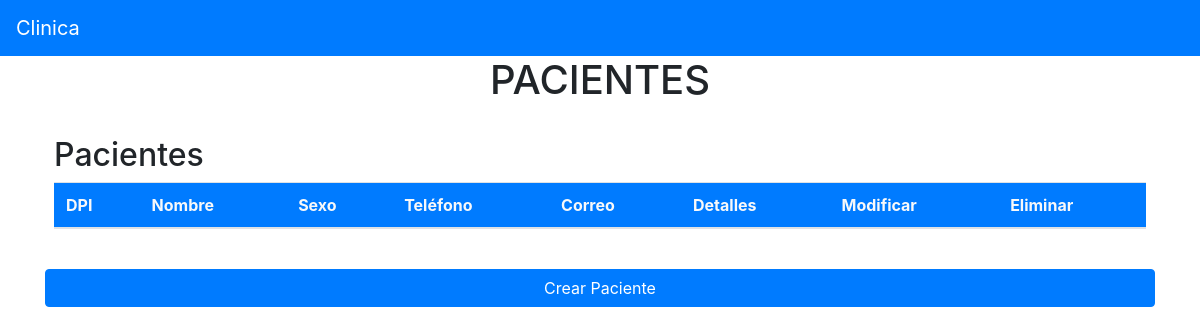
Page /index.php/paciente on the earlier database version.
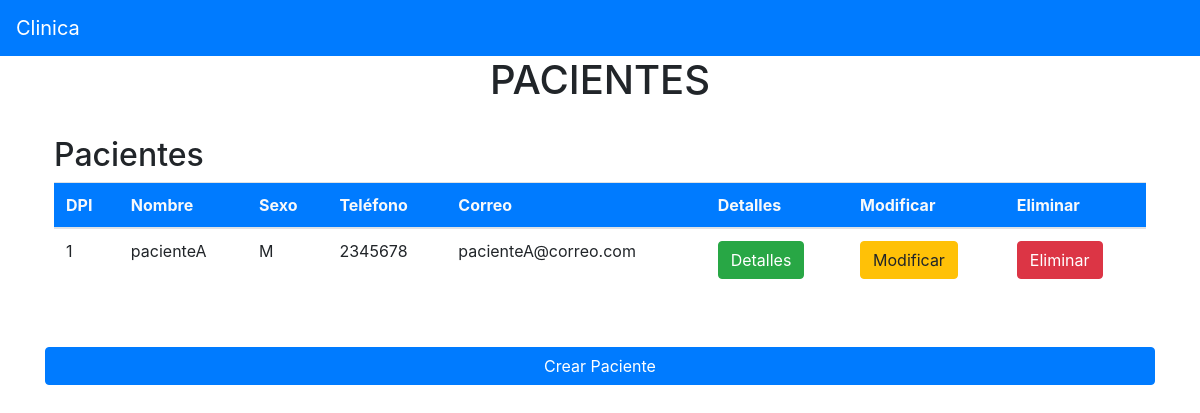
Same page on the later database version.
### tables this page shows
CREATE TABLE IF NOT EXISTS paciente(
	codigoPaciente INT NOT NULL AUTO_INCREMENT,
    dpi INT NOT NULL, 
    nombre VARCHAR(250) NOT NULL,
    sexo VARCHAR(1) NOT NULL,
    telefono INT,
    correo VARCHAR(100),
    estado INT NOT NULL,
    CONSTRAINT pk_paciente PRIMARY KEY(codigoPaciente),
    CONSTRAINT uk_dpi UNIQUE(dpi)
);

### application/controllers/Paciente.php (called while the page is built, shortened)
<?php
class Paciente extends CI_Controller {
    public function __construct(){
        $this->load->model('paciente_model');
        $this->load->helper('url_helper');
    }
    public function index(){
        $data['pacientes'] = $this->paciente_model->obtenerPacientes();
        $this->load->view('templates/header', $data);
        $this->load->view('paciente_view', $data);
        $this->load->view('templates/footer', $data);
    }
}

### index.php (called while the page is built, shortened)
<?php
require_once BASEPATH.'core/CodeIgniter.php';

### application/models/Paciente_model.php (called while the page is built, shortened)
<?php
class Paciente_model extends CI_Model {
    public function obtenerPacientes(){
        $query = $this->db->query('SELECT * FROM paciente WHERE estado = 0');
        return $query->result_array();
    }
}

### application/views/paciente_view.php (the view)
<div class="container">
    <h1 class="text-center">PACIENTES</h1>
    <div class="row p-4">
        <h2 class="text">Pacientes</h1>
        <div class="table-responsive">
            <table class="table">
                <thead>
                    <tr class="bg-primary">
                        <th class="text-light" scope="col">DPI</th>
                        <th class="text-light" scope="col">Nombre</th>
                        <th class="text-light" scope="col">Sexo</th>
                        <th class="text-light" scope="col">Teléfono</th>
                        <th class="text-light" scope="col">Correo</th>
                        <th class="text-light" scope="col">Detalles</th>
                        <th class="text-light" scope="col">Modificar</th>
                        <th class="text-light" scope="col">Eliminar</th>
                    </tr>
                </thead>
                <tbody>
                    <?php foreach ( $pacientes as $paciente ): ?>
                    <tr>
                        <?php echo  '<td>'.$paciente['dpi'].'</td>'?>
                        <?php echo  '<td>'.$paciente['nombre'].'</td>'?>
                        <?php echo  '<td>'.$paciente['sexo'].'</td>'?>
                        <?php echo  '<td>'.$paciente['telefono'].'</td>'?>
                        <?php echo  '<td>'.$paciente['correo'].'</td>'?>
                        <td><p><a  class="btn btn-success" href="<?php echo site_url('pacientes/ver/'.$paciente['codigoPaciente']); ?>">Detalles</a></p></td>
                        <td><p><a  class="btn btn-warning" href="<?php echo site_url('pacientes/modificar/'.$paciente['codigoPaciente']); ?>">Modificar</a></p></td>
                        <td><p><a  class="btn btn-danger" href="<?php echo site_url('pacientes/eliminar/'.$paciente['codigoPaciente']); ?>">Eliminar</a></p></td>
                    </tr>
                    <?php endforeach; ?>
                </tbody>
            </table>
        </div>
    </div>
    <button type="submit" class="btn btn-primary btn-block" onclick="location.href='<?php echo base_url();?>index.php/paciente/crear'">Crear Paciente</button>
</div>

Differences in the rows shown:
added paciente: dpi "1", nombre "pacienteA", sexo "M", telefono "2345678", correo "pacienteA@correo.com"
